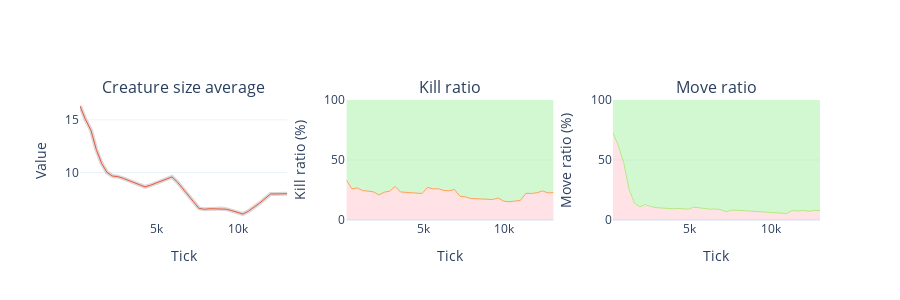

The notebook cell this image was saved under:
### Code cell
# Compact view: 3 charts horizontally (creature size avg, kill ratio, move ratio)

from plotly.subplots import make_subplots  # pyright: ignore[reportMissingImports]
import plotly.graph_objects as go  # pyright: ignore[reportMissingImports]

plot_df = df.sort_values("tick").copy()

fig = make_subplots(
    rows=1, cols=3,
    subplot_titles=("Creature size average", "Kill ratio", "Move ratio"),
    horizontal_spacing=0.08
)

# 1) Numerical gene: creature_size_avg (or creature_size_mean fallback)
y_col_creature = None
if "creature_size_avg" in plot_df.columns:
    y_col_creature = "creature_size_avg"
elif "creature_size_mean" in plot_df.columns:
    y_col_creature = "creature_size_mean"

if y_col_creature is not None:
    window = 5  # smoothing window size
    smooth_col = f"{y_col_creature}_smooth"
    plot_df[smooth_col] = plot_df[y_col_creature].rolling(window=window, min_periods=1, center=True).mean()
    # Add shadow/shade line (wider, lighter color) behind the main line
    fig.add_trace(
        go.Scatter(x=plot_df["tick"], y=plot_df[smooth_col], mode='lines', 
                   line=dict(width=4, color="rgba(128, 128, 128, 0.3)"), name="Creature size", showlegend=False),
        row=1, col=1
    )
    # Add main line on top
    fig.add_trace(
        go.Scatter(x=plot_df["tick"], y=plot_df[smooth_col], mode='lines', 
                   line=dict(width=1), name="Creature size", showlegend=False),
        row=1, col=1
    )
    fig.update_yaxes(title_text="Value", row=1, col=1, range=[0, None])
else:
    fig.add_annotation(text="Creature size average not found", xref="x1", yref="y1", x=0.5, y=0.5, showarrow=False, row=1, col=1, xanchor='center', yanchor='middle')

# 2) Boolean gene: can_kill_true_fraction - convert to percentage with area fills
if "can_kill_true_fraction" in plot_df.columns:
    # Convert to percentage
    kill_pct = plot_df["can_kill_true_fraction"] * 100
    
    # Add true area (light red, from 0 to line - bottom)
    fig.add_trace(
        go.Scatter(x=plot_df["tick"], y=kill_pct, fill='tozeroy', mode='lines', 
                   line=dict(width=0), fillcolor='rgba(255, 182, 193, 0.4)', 
                   name="True", showlegend=False),
        row=1, col=2
    )
    
    # Add false area (light green, from line to 100 - on top)
    fig.add_trace(
        go.Scatter(x=plot_df["tick"], y=[100] * len(plot_df), fill='tonexty', mode='lines',
                   line=dict(width=0), fillcolor='rgba(144, 238, 144, 0.4)',
                   name="False", showlegend=False),
        row=1, col=2
    )
    
    # Add line on top
    fig.add_trace(
        go.Scatter(x=plot_df["tick"], y=kill_pct, mode='lines', line=dict(width=1), 
                   name="Kill ratio", showlegend=False),
        row=1, col=2
    )
    fig.update_yaxes(title_text="Kill ratio (%)", row=1, col=2, range=[0, 100])
else:
    fig.add_annotation(text="Kill ratio not found", xref="x2", yref="y2", x=0.5, y=0.5, showarrow=False, row=1, col=2, xanchor='center', yanchor='middle')

# 3) Boolean gene: can_move_true_fraction - convert to percentage with area fills
if "can_move_true_fraction" in plot_df.columns:
    # Convert to percentage
    move_pct = plot_df["can_move_true_fraction"] * 100
    
    # Add true area (light red, from 0 to line - bottom)
    fig.add_trace(
        go.Scatter(x=plot_df["tick"], y=move_pct, fill='tozeroy', mode='lines',
                   line=dict(width=0), fillcolor='rgba(255, 182, 193, 0.4)',
                   name="True", showlegend=False),
        row=1, col=3
    )
    
    # Add false area (light green, from line to 100 - on top)
    fig.add_trace(
        go.Scatter(x=plot_df["tick"], y=[100] * len(plot_df), fill='tonexty', mode='lines',
                   line=dict(width=0), fillcolor='rgba(144, 238, 144, 0.4)',
                   name="False", showlegend=False),
        row=1, col=3
    )
    
    # Add line on top
    fig.add_trace(
        go.Scatter(x=plot_df["tick"], y=move_pct, mode='lines', line=dict(width=1),
                   name="Move ratio", showlegend=False),
        row=1, col=3
    )
    fig.update_yaxes(title_text="Move ratio (%)", row=1, col=3, range=[0, 100])
else:
    fig.add_annotation(text="Move ratio not found", xref="x3", yref="y3", x=0.5, y=0.5, showarrow=False, row=1, col=3, xanchor='center', yanchor='middle')

fig.update_layout(height=300, template="plotly_white", showlegend=False)
fig.update_xaxes(title_text="Tick", showgrid=False, row=1, col=1)
fig.update_xaxes(title_text="Tick", showgrid=False, row=1, col=2)
fig.update_xaxes(title_text="Tick", showgrid=False, row=1, col=3)
fig.show()

### Figure 1 — Plotly figure (JSON) as saved in the notebook; plotly's stock layout.template omitted (floating-point values rounded to 4 significant figures)
{"data": [{"line": {"color": "rgba(128, 128, 128, 0.3)", "width": 4}, "mode": "lines", "name": "Creature size", "showlegend": false, "type": "scatter", "x": [268, 602, 937, 1269, 1602, 1935, 2268, 2603, 2939, 3274, 3604, 3937, 4270, 4604, 4935, 5266, 5597, 5933, 6266, 6595, 6926, 7264, 7598, 7933, 8272, 8602, 8939, 9278, 9618, 9958, 10300, 10644, 10985, 11328, 11669, 12011, 12352, 12692, 13034], "xaxis": "x", "y": [16.31, 15.05, 14.03, 12.2, 10.88, 10.02, 9.681, 9.621, 9.457, 9.247, 9.036, 8.851, 8.652, 8.805, 8.995, 9.192, 9.39, 9.595, 9.114, 8.466, 7.861, 7.243, 6.614, 6.532, 6.583, 6.582, 6.608, 6.539, 6.403, 6.251, 6.083, 6.348, 6.697, 7.106, 7.541, 7.981, 7.983, 7.989, 8.006], "yaxis": "y"}, {"line": {"width": 1}, "mode": "lines", "name": "Creature size", "showlegend": false, "type": "scatter", "x": [268, 602, 937, 1269, 1602, 1935, 2268, 2603, 2939, 3274, 3604, 3937, 4270, 4604, 4935, 5266, 5597, 5933, 6266, 6595, 6926, 7264, 7598, 7933, 8272, 8602, 8939, 9278, 9618, 9958, 10300, 10644, 10985, 11328, 11669, 12011, 12352, 12692, 13034], "xaxis": "x", "y": [16.31, 15.05, 14.03, 12.2, 10.88, 10.02, 9.681, 9.621, 9.457, 9.247, 9.036, 8.851, 8.652, 8.805, 8.995, 9.192, 9.39, 9.595, 9.114, 8.466, 7.861, 7.243, 6.614, 6.532, 6.583, 6.582, 6.608, 6.539, 6.403, 6.251, 6.083, 6.348, 6.697, 7.106, 7.541, 7.981, 7.983, 7.989, 8.006], "yaxis": "y"}, {"fill": "tozeroy", "fillcolor": "rgba(255, 182, 193, 0.4)", "line": {"width": 0}, "mode": "lines", "name": "True", "showlegend": false, "type": "scatter", "x": [268, 602, 937, 1269, 1602, 1935, 2268, 2603, 2939, 3274, 3604, 3937, 4270, 4604, 4935, 5266, 5597, 5933, 6266, 6595, 6926, 7264, 7598, 7933, 8272, 8602, 8939, 9278, 9618, 9958, 10300, 10644, 10985, 11328, 11669, 12011, 12352, 12692, 13034], "xaxis": "x2", "y": [33.21, 26.06, 26.66, 24.46, 24.1, 23.43, 20.86, 23.14, 24.11, 27.91, 23.36, 22.92, 22.56, 22.46, 22.1, 27.2, 25.97, 26.05, 24.61, 24.39, 25.38, 19.77, 19.24, 17.95, 17.69, 17.6, 17.18, 17.08, 18.34, 15.71, 15.23, 15.83, 16.31, 22.22, 22.13, 22.67, 24.23, 22.58, 22.94], "yaxis": "y2"}, {"fill": "tonexty", "fillcolor": "rgba(144, 238, 144, 0.4)", "line": {"width": 0}, "mode": "lines", "name": "False", "showlegend": false, "type": "scatter", "x": [268, 602, 937, 1269, 1602, 1935, 2268, 2603, 2939, 3274, 3604, 3937, 4270, 4604, 4935, 5266, 5597, 5933, 6266, 6595, 6926, 7264, 7598, 7933, 8272, 8602, 8939, 9278, 9618, 9958, 10300, 10644, 10985, 11328, 11669, 12011, 12352, 12692, 13034], "xaxis": "x2", "y": [100, 100, 100, 100, 100, 100, 100, 100, 100, 100, 100, 100, 100, 100, 100, 100, 100, 100, 100, 100, 100, 100, 100, 100, 100, 100, 100, 100, 100, 100, 100, 100, 100, 100, 100, 100, 100, 100, 100], "yaxis": "y2"}, {"line": {"width": 1}, "mode": "lines", "name": "Kill ratio", "showlegend": false, "type": "scatter", "x": [268, 602, 937, 1269, 1602, 1935, 2268, 2603, 2939, 3274, 3604, 3937, 4270, 4604, 4935, 5266, 5597, 5933, 6266, 6595, 6926, 7264, 7598, 7933, 8272, 8602, 8939, 9278, 9618, 9958, 10300, 10644, 10985, 11328, 11669, 12011, 12352, 12692, 13034], "xaxis": "x2", "y": [33.21, 26.06, 26.66, 24.46, 24.1, 23.43, 20.86, 23.14, 24.11, 27.91, 23.36, 22.92, 22.56, 22.46, 22.1, 27.2, 25.97, 26.05, 24.61, 24.39, 25.38, 19.77, 19.24, 17.95, 17.69, 17.6, 17.18, 17.08, 18.34, 15.71, 15.23, 15.83, 16.31, 22.22, 22.13, 22.67, 24.23, 22.58, 22.94], "yaxis": "y2"}, {"fill": "tozeroy", "fillcolor": "rgba(255, 182, 193, 0.4)", "line": {"width": 0}, "mode": "lines", "name": "True", "showlegend": false, "type": "scatter", "x": [268, 602, 937, 1269, 1602, 1935, 2268, 2603, 2939, 3274, 3604, 3937, 4270, 4604, 4935, 5266, 5597, 5933, 6266, 6595, 6926, 7264, 7598, 7933, 8272, 8602, 8939, 9278, 9618, 9958, 10300, 10644, 10985, 11328, 11669, 12011, 12352, 12692, 13034], "xaxis": "x3", "y": [73.03, 62.18, 47.92, 25.64, 14.12, 10.98, 12.85, 11.26, 10.34, 9.861, 9.659, 9.369, 9.604, 9.549, 9.093, 10.7, 10.19, 9.978, 8.971, 9.202, 8.625, 6.9, 8.307, 8.118, 7.882, 7.692, 7.427, 7.055, 6.65, 6.404, 6.153, 5.706, 5.432, 7.994, 7.459, 7.952, 7.28, 7.992, 8.0], "yaxis": "y3"}, {"fill": "tonexty", "fillcolor": "rgba(144, 238, 144, 0.4)", "line": {"width": 0}, "mode": "lines", "name": "False", "showlegend": false, "type": "scatter", "x": [268, 602, 937, 1269, 1602, 1935, 2268, 2603, 2939, 3274, 3604, 3937, 4270, 4604, 4935, 5266, 5597, 5933, 6266, 6595, 6926, 7264, 7598, 7933, 8272, 8602, 8939, 9278, 9618, 9958, 10300, 10644, 10985, 11328, 11669, 12011, 12352, 12692, 13034], "xaxis": "x3", "y": [100, 100, 100, 100, 100, 100, 100, 100, 100, 100, 100, 100, 100, 100, 100, 100, 100, 100, 100, 100, 100, 100, 100, 100, 100, 100, 100, 100, 100, 100, 100, 100, 100, 100, 100, 100, 100, 100, 100], "yaxis": "y3"}, {"line": {"width": 1}, "mode": "lines", "name": "Move ratio", "showlegend": false, "type": "scatter", "x": [268, 602, 937, 1269, 1602, 1935, 2268, 2603, 2939, 3274, 3604, 3937, 4270, 4604, 4935, 5266, 5597, 5933, 6266, 6595, 6926, 7264, 7598, 7933, 8272, 8602, 8939, 9278, 9618, 9958, 10300, 10644, 10985, 11328, 11669, 12011, 12352, 12692, 13034], "xaxis": "x3", "y": [73.03, 62.18, 47.92, 25.64, 14.12, 10.98, 12.85, 11.26, 10.34, 9.861, 9.659, 9.369, 9.604, 9.549, 9.093, 10.7, 10.19, 9.978, 8.971, 9.202, 8.625, 6.9, 8.307, 8.118, 7.882, 7.692, 7.427, 7.055, 6.65, 6.404, 6.153, 5.706, 5.432, 7.994, 7.459, 7.952, 7.28, 7.992, 8.0], "yaxis": "y3"}], "layout": {"annotations": [{"font": {"size": 16}, "showarrow": false, "text": "Creature size average", "x": 0.14, "xanchor": "center", "xref": "paper", "y": 1, "yanchor": "bottom", "yref": "paper"}, {"font": {"size": 16}, "showarrow": false, "text": "Kill ratio", "x": 0.5, "xanchor": "center", "xref": "paper", "y": 1, "yanchor": "bottom", "yref": "paper"}, {"font": {"size": 16}, "showarrow": false, "text": "Move ratio", "x": 0.86, "xanchor": "center", "xref": "paper", "y": 1, "yanchor": "bottom", "yref": "paper"}], "height": 300, "showlegend": false, "xaxis": {"anchor": "y", "domain": [0, 0.28], "showgrid": false, "title": {"text": "Tick"}}, "xaxis2": {"anchor": "y2", "domain": [0.36, 0.64], "showgrid": false, "title": {"text": "Tick"}}, "xaxis3": {"anchor": "y3", "domain": [0.72, 1], "showgrid": false, "title": {"text": "Tick"}}, "yaxis": {"anchor": "x", "domain": [0, 1], "range": [0, null], "title": {"text": "Value"}}, "yaxis2": {"anchor": "x2", "domain": [0, 1], "range": [0, 100], "title": {"text": "Kill ratio (%)"}}, "yaxis3": {"anchor": "x3", "domain": [0, 1], "range": [0, 100], "title": {"text": "Move ratio (%)"}}}}
